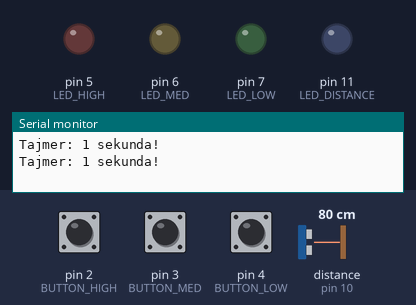
A sketch run on a simulated Arduino Uno, built with avr-gcc and run on an emulated ATmega328P. Parts: output pins drawn as LEDs (lit = HIGH), the last lines printed to the serial monitor. Wiring (from diagram.json): ultrasonic range finder: trigger pin 9; echo pin 10. Dashed ring = blinking. The test bench sets the inputs (shaded band); at power-on: pin 2 (BUTTON_HIGH) HIGH, pin 3 (BUTTON_MED) HIGH, distance to the obstacle (sensor on pin 10) 80 cm, pin 4 (BUTTON_LOW) HIGH. The echo pulse lasts 58.3 µs per cm; pins used as bus, display or sensor lines are not drawn.

Above: at 1.2 s.
1.3 s: pin 2 (BUTTON_HIGH) pulled LOW for 1 s
At 3.1 s:
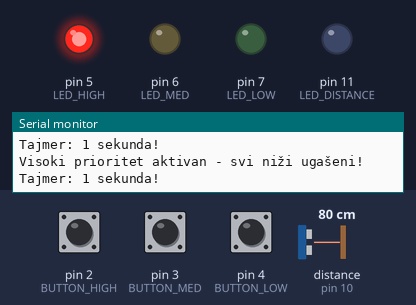
3.8 s: pin 3 (BUTTON_MED) pulled LOW for 3.2 s
At 4.0 s:
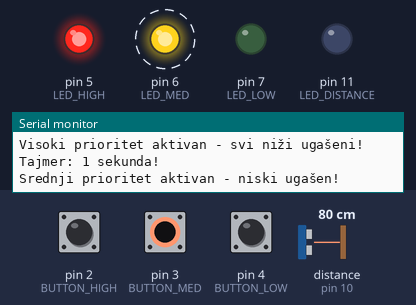
8.5 s: distance to the obstacle (sensor on pin 10) set to 12 cm
10.0 s: distance to the obstacle (sensor on pin 10) set to 9 cm
At 10.7 s:
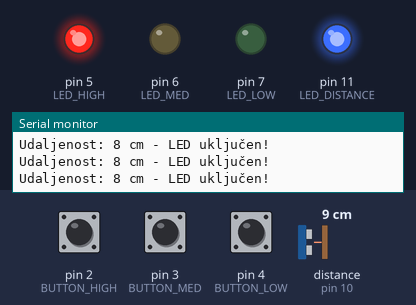
11.5 s: pin 4 (BUTTON_LOW) pulled LOW for 0.25 s
At 12.3 s:
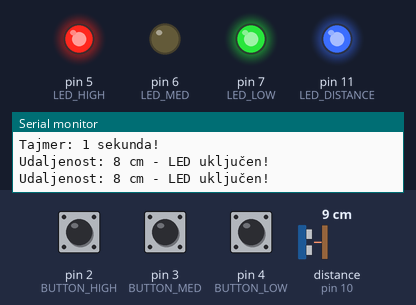
13.2 s: pin 3 (BUTTON_MED) pulled LOW for 1 s
At 15.5 s:
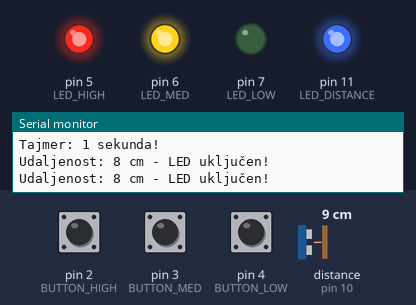
Timing chart, 0 to 16.7 s (numbered marks = the images above; inputs shaded):
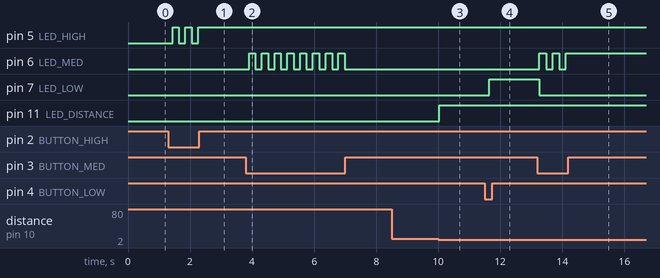

Measured:
- the behaviour switches between 11 and 10 cm on distance to the obstacle (sensor on pin 10) (found by bisection; images 2 and 3)
- after the input at 1.3 s, pin 5 (LED_HIGH): alternates HIGH for 0.21 s and LOW for 0.21 s, 5 changes in all, then stays HIGH, starting after 0.14 s
- after the input at 3.8 s, pin 6 (LED_MED): alternates HIGH for 0.21 s and LOW for 0.21 s, 16 changes in all, then stays LOW, starting after 0.10 s
- after the input at 10.0 s, pin 11 (LED_DISTANCE): LOW → HIGH at once
- after the input at 11.5 s, pin 7 (LED_LOW): LOW → HIGH after 0.15 s
- after the input at 13.2 s, pin 6 (LED_MED): alternates HIGH for 0.21 s and LOW for 0.21 s, 5 changes in all, then stays HIGH, starting after 0.06 s; pin 7 (LED_LOW): HIGH → LOW after 0.06 s

The sketch:

sketch.ino
```cpp
#define BUTTON_HIGH 2
#define BUTTON_MED 3
#define BUTTON_LOW 4
#define LED_HIGH 5
#define LED_MED 6
#define LED_LOW 7
#define TRIG_PIN 9
#define ECHO_PIN 10
#define LED_DISTANCE 11

volatile bool highPressed = false;
volatile bool medPressed = false;
volatile bool timerFlag = false;

void setupTimer() {
  noInterrupts();
  TCCR1A = 0;
  TCCR1B = 0;
  TCNT1 = 0;
  OCR1A = 15624;
  TCCR1B |= (1 << WGM12);
  TCCR1B |= (1 << CS12) | (1 << CS10);
  TIMSK1 |= (1 << OCIE1A);
  interrupts();
}

void highPriorityISR() { highPressed = true; }
void medPriorityISR() { medPressed = true; }
ISR(TIMER1_COMPA_vect) { timerFlag = true; }

long measureDistance() {
  digitalWrite(TRIG_PIN, LOW);
  delayMicroseconds(2);
  digitalWrite(TRIG_PIN, HIGH);
  delayMicroseconds(10);
  digitalWrite(TRIG_PIN, LOW);
  long duration = pulseIn(ECHO_PIN, HIGH);
  return duration * 0.034 / 2;
}

void setup() {
  pinMode(BUTTON_HIGH, INPUT_PULLUP);
  pinMode(BUTTON_MED, INPUT_PULLUP);
  pinMode(BUTTON_LOW, INPUT_PULLUP);
  pinMode(LED_HIGH, OUTPUT);
  pinMode(LED_MED, OUTPUT);
  pinMode(LED_LOW, OUTPUT);
  pinMode(TRIG_PIN, OUTPUT);
  pinMode(ECHO_PIN, INPUT);
  pinMode(LED_DISTANCE, OUTPUT);

  attachInterrupt(digitalPinToInterrupt(BUTTON_HIGH), highPriorityISR, FALLING);
  attachInterrupt(digitalPinToInterrupt(BUTTON_MED), medPriorityISR, FALLING);

  setupTimer();
  Serial.begin(9600);
}

void loop() {
  bool highState = digitalRead(BUTTON_HIGH) == LOW;
  bool medState = digitalRead(BUTTON_MED) == LOW;
  bool lowState = digitalRead(BUTTON_LOW) == LOW;

  static bool lastMedState = HIGH;
  static bool lastLowState = HIGH;

  if (highState) {
    digitalWrite(LED_HIGH, !digitalRead(LED_HIGH));
    digitalWrite(LED_MED, LOW);
    digitalWrite(LED_LOW, LOW);
    Serial.println("Visoki prioritet aktivan - svi niži ugašeni!");
    highPressed = false;
  }
  else if (medState) {
    digitalWrite(LED_MED, !digitalRead(LED_MED));
    digitalWrite(LED_LOW, LOW);
    Serial.println("Srednji prioritet aktivan - niski ugašen!");
    medPressed = false;
  }
  else if (lowState && !medState && !highState) {
    digitalWrite(LED_LOW, !digitalRead(LED_LOW));
    Serial.println("Niski prioritet aktivan!");
  }

  if (medState && lowState && lastLowState != lowState) {
    Serial.println("Nije moguće uključiti niski prioritet jer je srednji prioritet uključen!");
  }
  if (highState && medState && lastMedState != medState) {
    Serial.println("Nije moguće uključiti srednji prioritet jer je visoki prioritet uključen!");
  }
  if (highState && lowState && lastLowState != lowState) {
    Serial.println("Nije moguće uključiti niski prioritet jer je visoki prioritet uključen!");
  }

  lastMedState = medState;
  lastLowState = lowState;

  if (timerFlag) {
    Serial.println("Tajmer: 1 sekunda!");
    timerFlag = false;
  }

  long distance = measureDistance();
  if (distance < 10) {
    digitalWrite(LED_DISTANCE, HIGH);
    Serial.print("Udaljenost: ");
    Serial.print(distance);
    Serial.println(" cm - LED uključen!");
  } else {
    digitalWrite(LED_DISTANCE, LOW);
  }

  delay(200);
}
```
